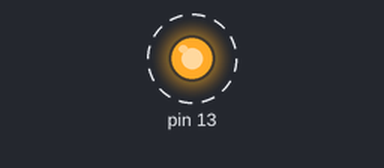
Recording of a sketch running on a simulated Arduino Uno, built with avr-gcc and run on an emulated ATmega328P. On the bench: output pins drawn as LEDs (lit = HIGH). Dashed ring = blinking. What the sketch prints to the serial monitor is not drawn.

Above: at 0.02 s.
Timing chart, 0 to 3.0 s (numbered marks = the images above):
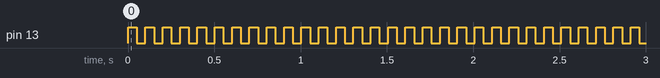

Measured:
- by itself, pin 13: alternates HIGH for 0.05 s and LOW for 0.05 s

The sketch:

micros_delayMicroseconds.ino
```cpp
unsigned long time;

void setup(){
  Serial.begin(9600);
  pinMode(13, OUTPUT);
}
void loop(){
  Serial.print("Time: ");
  time = micros();

  Serial.println(time);
  digitalWrite(13, HIGH);
  delay(50);
  //delayMicroseconds(50000);
  digitalWrite(13, LOW);
  delay(50);
  //delayMicroseconds(50000);
}

//핀13 = 아두이노 내장 LED
//50밀리초마다 LED를 껏다 킨다.
//delayMicroseconds는 50000(=50ms)까지
//테스트 했으나 핀13은 켜지지 않는다.

//micros 값은 1초 = 100만으로 기록된다.
```
